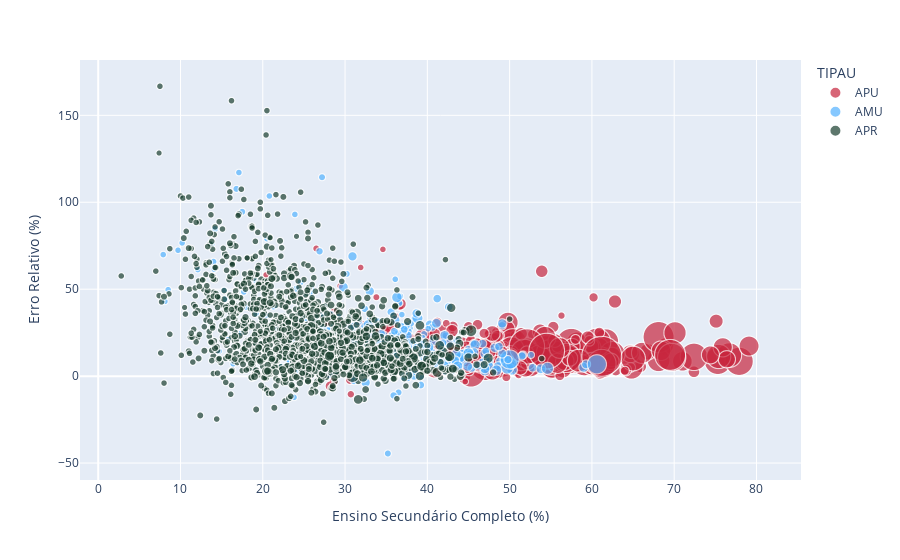

Notebook code cell kept with this figure:
### Code cell
scaler = MinMaxScaler(feature_range=(1, 40))  # Adjust the feature range as needed
pt_ine_21_scaled = scaler.fit_transform(comp['PT_INE_21'].values.reshape(-1, 1)).flatten()

# Set the size parameter to 'log_PT_INE_21' in px.scatter
fig = px.scatter(comp, x='sec+_INE_21', y='diff_rel_21',
                 labels={
                     "diff_rel_21": "Erro Relativo (%)",
                     "sec+_INE_21": "Ensino Secundário Completo (%)"
                 },
                 color='TIPAU', color_discrete_map=cmap,
                 size=pt_ine_21_scaled,
                 size_max=40,
                 hover_data=['FF_DSG', "PT_INE_21", "PT_MAI_21"])


# Show the plot
fig.show()

### Figure 1 — Plotly figure (JSON) as saved in the notebook; plotly's stock layout.template omitted (floating-point values rounded to 4 significant figures; data arrays with more than 128 entries replaced by an {"elided": "..."} marker saying what was removed)
{"data": [{"customdata": {"elided": "721x3 mixed values"}, "hovertemplate": "TIPAU=APU<br>Ensino Secundário Completo (%)=%{x}<br>Erro Relativo (%)=%{y}<br>size=%{marker.size}<br>FF_DSG=%{customdata[0]}<br>PT_INE_21=%{customdata[1]}<br>PT_MAI_21=%{customdata[2]}<extra></extra>", "legendgroup": "APU", "marker": {"color": "#C7253D", "size": {"elided": "721 float values"}, "sizemode": "area", "sizeref": 0.025, "symbol": "circle"}, "mode": "markers", "name": "APU", "showlegend": true, "type": "scattergl", "x": {"elided": "721 float values"}, "xaxis": "x", "y": {"elided": "721 float values"}, "yaxis": "y"}, {"customdata": {"elided": "735x3 mixed values"}, "hovertemplate": "TIPAU=AMU<br>Ensino Secundário Completo (%)=%{x}<br>Erro Relativo (%)=%{y}<br>size=%{marker.size}<br>FF_DSG=%{customdata[0]}<br>PT_INE_21=%{customdata[1]}<br>PT_MAI_21=%{customdata[2]}<extra></extra>", "legendgroup": "AMU", "marker": {"color": "#53B2FF", "size": {"elided": "735 float values"}, "sizemode": "area", "sizeref": 0.025, "symbol": "circle"}, "mode": "markers", "name": "AMU", "showlegend": true, "type": "scattergl", "x": {"elided": "735 float values"}, "xaxis": "x", "y": {"elided": "735 float values"}, "yaxis": "y"}, {"customdata": {"elided": "1618x3 mixed values"}, "hovertemplate": "TIPAU=APR<br>Ensino Secundário Completo (%)=%{x}<br>Erro Relativo (%)=%{y}<br>size=%{marker.size}<br>FF_DSG=%{customdata[0]}<br>PT_INE_21=%{customdata[1]}<br>PT_MAI_21=%{customdata[2]}<extra></extra>", "legendgroup": "APR", "marker": {"color": "#193E2E", "size": {"elided": "1618 float values"}, "sizemode": "area", "sizeref": 0.025, "symbol": "circle"}, "mode": "markers", "name": "APR", "showlegend": true, "type": "scattergl", "x": {"elided": "1618 float values"}, "xaxis": "x", "y": {"elided": "1618 float values"}, "yaxis": "y"}], "layout": {"legend": {"itemsizing": "constant", "title": {"text": "TIPAU"}, "tracegroupgap": 0}, "margin": {"t": 60}, "xaxis": {"anchor": "y", "domain": [0, 1], "title": {"text": "Ensino Secundário Completo (%)"}}, "yaxis": {"anchor": "x", "domain": [0, 1], "title": {"text": "Erro Relativo (%)"}}}}
